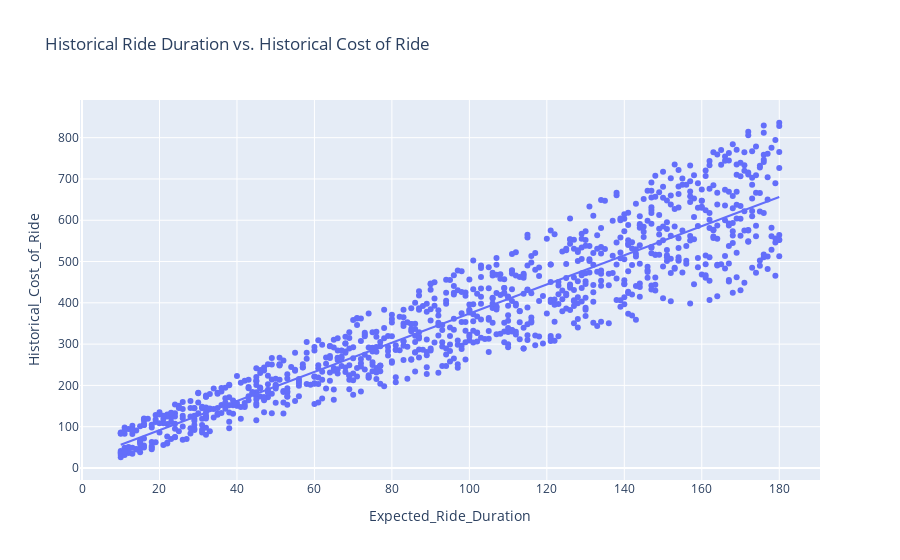

Notebook source saved alongside this figure:
### Markdown cell above
### Now let’s have a look at the relationship between expected ride duration and the historical cost of the ride:

### Code cell
fig=px.scatter(data,x='Expected_Ride_Duration',y='Historical_Cost_of_Ride',
               title='Historical Ride Duration vs. Historical Cost of Ride',trendline='ols')
fig.show()

### Figure 1 — Plotly figure (JSON) as saved in the notebook; plotly's stock layout.template omitted (floating-point values rounded to 4 significant figures; data arrays with more than 128 entries replaced by an {"elided": "..."} marker saying what was removed)
{"data": [{"hovertemplate": "Expected_Ride_Duration=%{x}<br>Historical_Cost_of_Ride=%{y}<extra></extra>", "legendgroup": "", "marker": {"color": "#636efa", "symbol": "circle"}, "mode": "markers", "name": "", "orientation": "v", "showlegend": false, "type": "scatter", "x": {"elided": "1000 int values"}, "xaxis": "x", "y": {"elided": "1000 float values"}, "yaxis": "y"}, {"hovertemplate": "<b>OLS trendline</b><br>Historical_Cost_of_Ride = 3.53091 * Expected_Ride_Duration + 20.8668<br>R<sup>2</sup>=0.860344<br><br>Expected_Ride_Duration=%{x}<br>Historical_Cost_of_Ride=%{y} <b>(trend)</b><extra></extra>", "legendgroup": "", "marker": {"color": "#636efa", "symbol": "circle"}, "mode": "lines", "name": "", "showlegend": false, "type": "scatter", "x": {"elided": "1000 int values"}, "xaxis": "x", "y": {"elided": "1000 float values"}, "yaxis": "y"}], "layout": {"legend": {"tracegroupgap": 0}, "title": {"text": "Historical Ride Duration vs. Historical Cost of Ride"}, "xaxis": {"anchor": "y", "domain": [0, 1], "title": {"text": "Expected_Ride_Duration"}}, "yaxis": {"anchor": "x", "domain": [0, 1], "title": {"text": "Historical_Cost_of_Ride"}}}}
